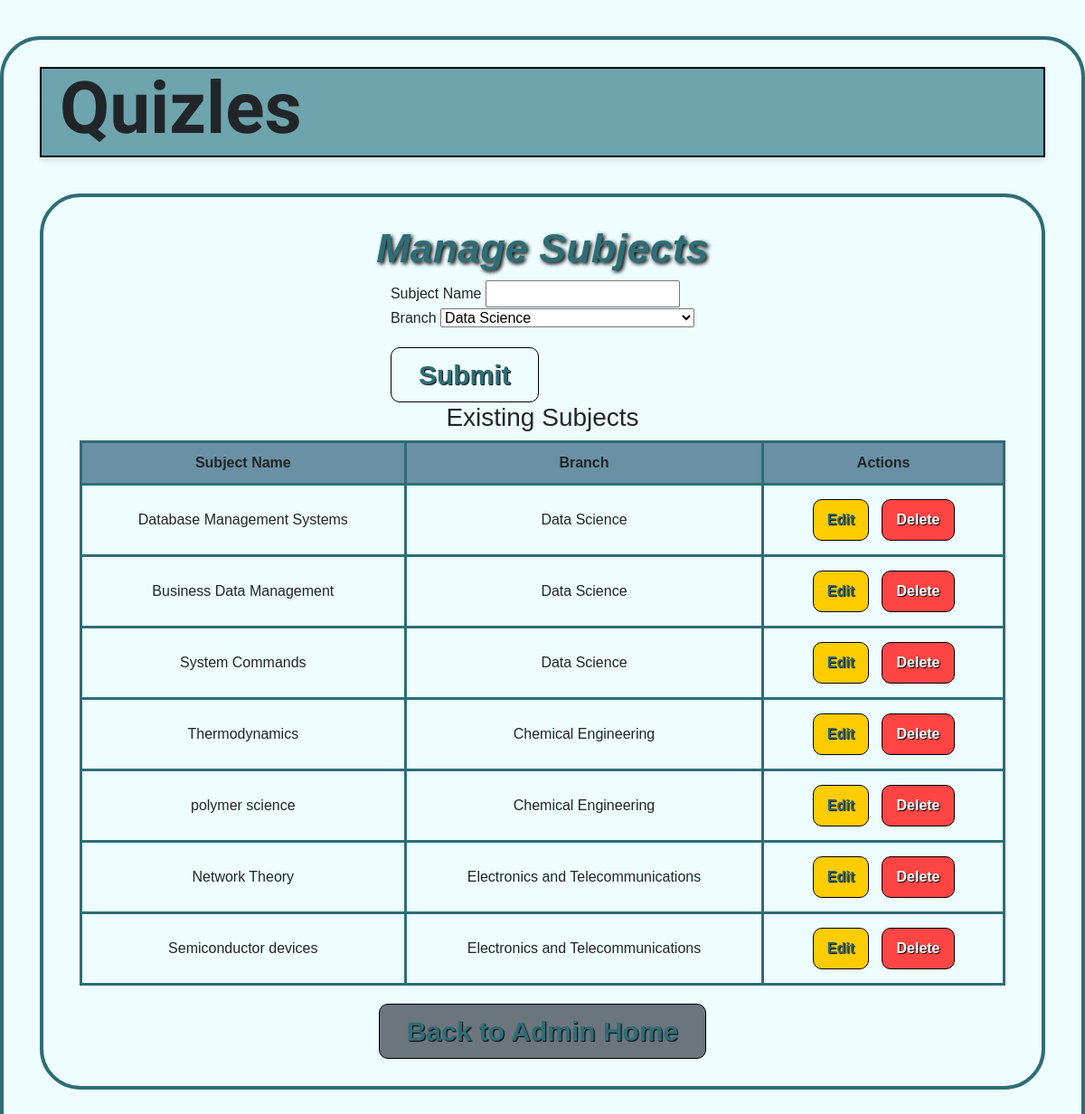
/admin/manage_subject (signed in), run on the app's committed database.
### models.py (models this page shows)
class Branch(db.Model):
    __tablename__ = 'branch'
    id = db.Column(db.Integer, primary_key=True)
    name = db.Column(db.String(50), unique=True, nullable=False)
    users = db.relationship('User', backref='branch', lazy=True)
    subjects = db.relationship('Subject', backref='branch', lazy=True)

class Subject(db.Model):
    __tablename__ = 'subject'
    id = db.Column(db.Integer, primary_key=True)
    name = db.Column(db.String(50), unique=True, nullable=False)
    branch_id = db.Column(db.Integer, db.ForeignKey('branch.id'), nullable=False)
    chapters = db.relationship('Chapter', back_populates='subject', lazy=True)
    quizzes = db.relationship('Quiz', backref='subject', lazy=True)

### routes.py (the view, shortened to what this page needs)
@admin_bp.route("/manage_subject", methods=['GET', 'POST'])
@login_required
@admin_only
def manage_subject():
    form = SubjectForm()
    form.branch_id.choices = [(b.id, b.name) for b in Branch.query.all()]
    subjects = [(s, s.branch.name) for s in Subject.query.all()]  # Fetch subjects with branch names
    return render_template("admin/manage_subject.html", form=form, subjects=subjects)

### forms.py
class SubjectForm(FlaskForm):
    name = StringField('Subject Name', validators=[DataRequired()])
    branch_id = SelectField('Branch', coerce=int, validators=[DataRequired()])
    submit = SubmitField('Submit')

### app.py (called while the page is built)
@login_manager.user_loader
def load_user(user_id):
    return User.query.get(int(user_id))

### routes.py (called while the page is built)
def admin_only(func):
    @wraps(func)
    def wrapper(*args, **kwargs):
        if not current_user.is_authenticated or not current_user.is_admin:
            flash('Access restricted. Admins only!', 'error')
            return redirect(url_for('routes.index'))
        return func(*args, **kwargs)
    return wrapper

### templates/admin/manage_subject.html (shortened to what this page needs)
{% extends 'layout.html' %}
{% block content %}
<div class="header">
    <h3 onclick="location.href='{{ url_for('admin.admin_home') }}'">Quizles</h3>
</div>
<div class="container">
    <h2>Manage Subjects</h2>
    <form method="POST">
        <label>{{ form.name.label }}</label> {{ form.name }}
        <br>
        <label>{{ form.branch_id.label }}</label> {{ form.branch_id }}
        <br>
        {{ form.submit(class="btn") }}
    </form>
    <h3>Existing Subjects</h3>
    <table>
        <thead>
            <tr>
                <th>Subject Name</th>
                <th>Branch</th>
                <th>Actions</th>
            </tr>
        </thead>
        <tbody>
            {% for subject, branch_name in subjects %}
            <tr>
                <td>{{ subject.name }}</td>
                <td>{{ branch_name }}</td>
                <td>
                    <a href="{{ url_for('admin.manage_subject', subject_id=subject.id) }}" class="btn edit-btn">Edit</a>
                    <a href="{{ url_for('admin.manage_subject', delete_subject_id=subject.id) }}" class="btn delete-btn"
                       onclick="return confirm('Are you sure you want to delete this subject?')">Delete</a>
                </td>
            </tr>
            {% endfor %}
        </tbody>
    </table>
    <a href="{{ url_for('admin.admin_home') }}" class="btn btn-secondary">Back to Admin Home</a>
</div>
{% endblock %}

### templates/admin/manage_subject.html (style rules this page uses)
body { background-color: #EEFDFF; margin: 0; padding: 0; display: flex; flex-direction: column; align-items: center; height: 100vh; font-family: 'Comic Sans MS', cursive, sans-serif; }
.header { width: 100%; background-color: #6ea4ad; display: flex; justify-content: space-between; align-items: center; padding: 15px 20px; height: 100px; box-shadow: 0px 4px 6px rgba(0, 0, 0, 0.1); border: 2.5px solid black; }
.header h3 { font-size: 80px; font-weight: bold; font-family: Irish Grover; cursor: pointer; }
h2 { font-weight: bolder; font-style: italic; color: #2E6D76; font-size: 45px; text-shadow: 2px 2px 4px black; }
.container { width: 100%; max-width: 1200px; height: auto; margin: 40px auto; background-color: #EEFDFF; padding: 30px 40px; border-radius: 45px; border: 4px solid #2E6D76; display: flex; flex-direction: column; align-items: center; }
table { width: 100%; border-collapse: collapse; }
th, td { padding: 10px; border: 3px solid #2E6D76; text-align: center; }
th { background-color: #6a91a3; font-weight: bold; }
.btn { color: #2E6D76; font-size: 30px; text-shadow: 1px 1px 1px black; font-weight: bold; padding: 7px 30px; border-color: black; cursor: pointer; margin-top: 20px; border-radius: 10px; }
.edit-btn, .delete-btn { padding: 10px 15px; font-size: 16px; margin: 5px; cursor: pointer; border-radius: 10px; }
.edit-btn { background-color: #ffcc00; }
.delete-btn { background-color: #ff4444; color: white; }

### data on the page
Branch: name "Database Management Systems", name "Data Science", name "Business Data Management", name "System Commands"
Branch: name "Thermodynamics", name "Chemical Engineering", name "polymer science"
Branch: name "Network Theory", name "Electronics and Telecommunications", name "Semiconductor devices"
